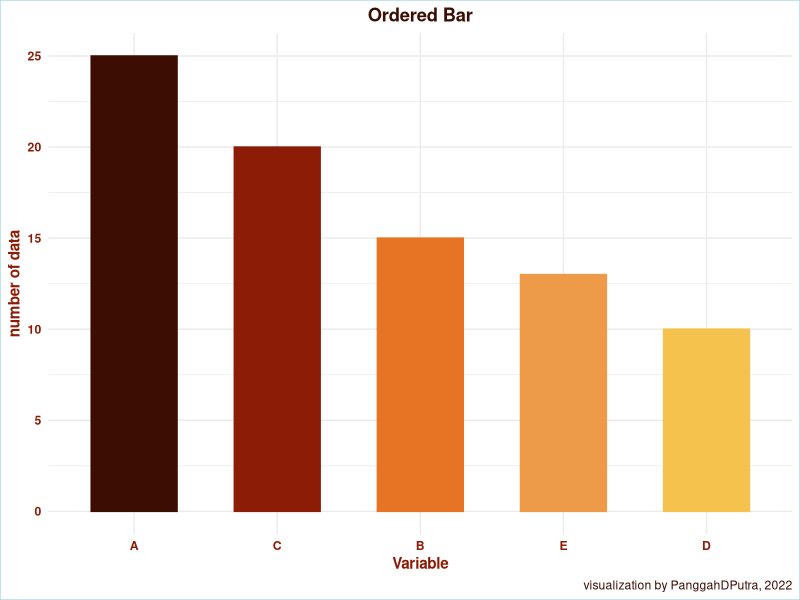
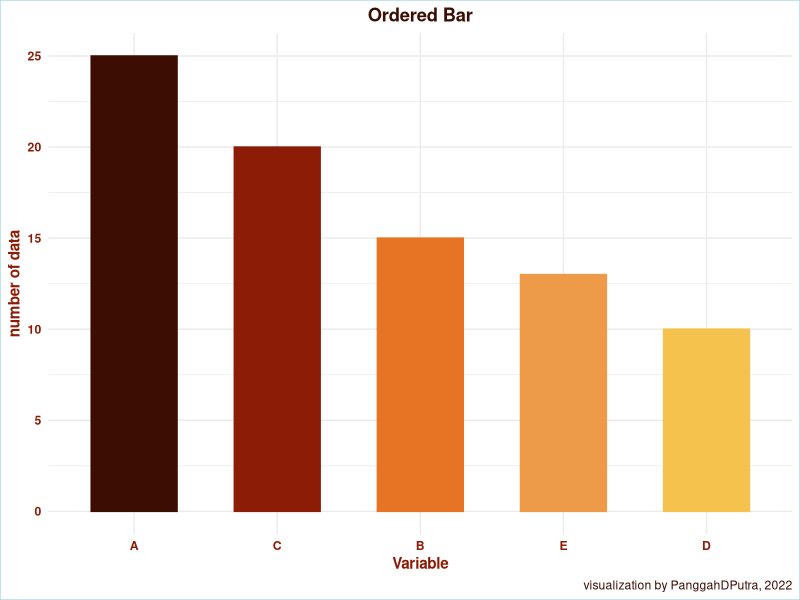
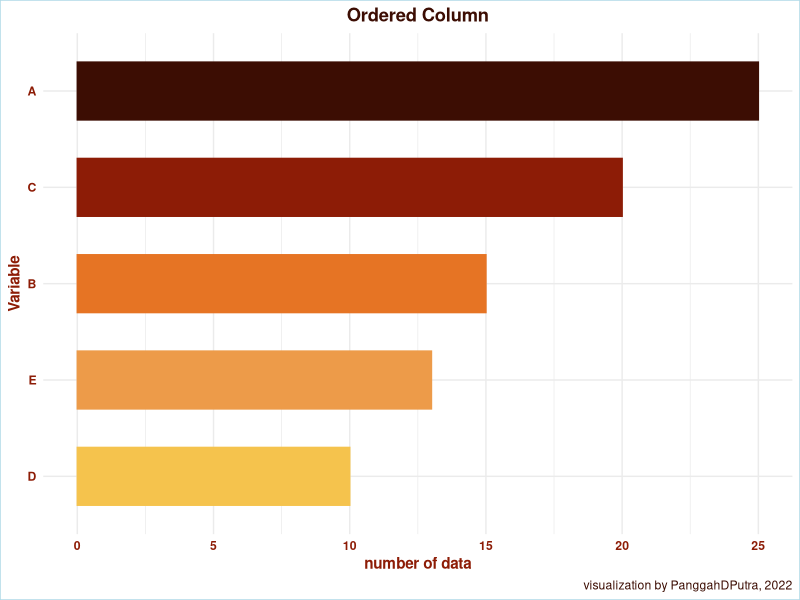
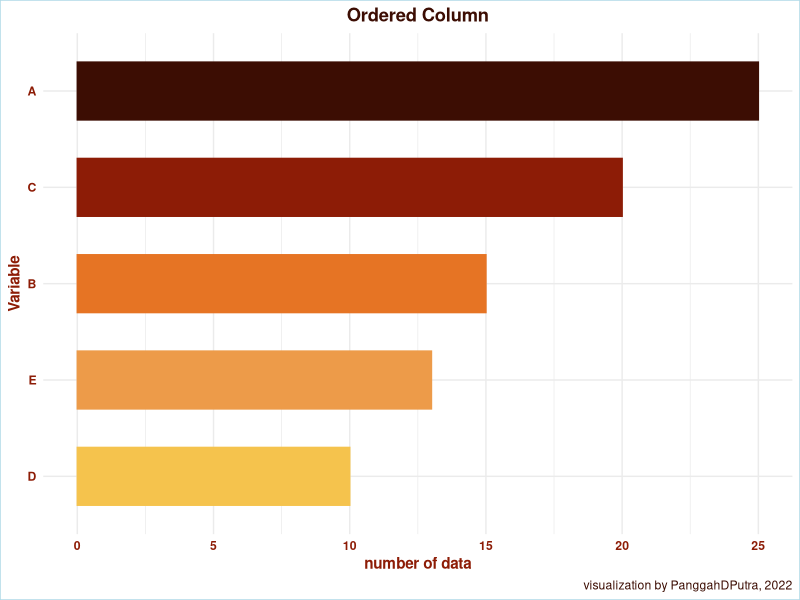
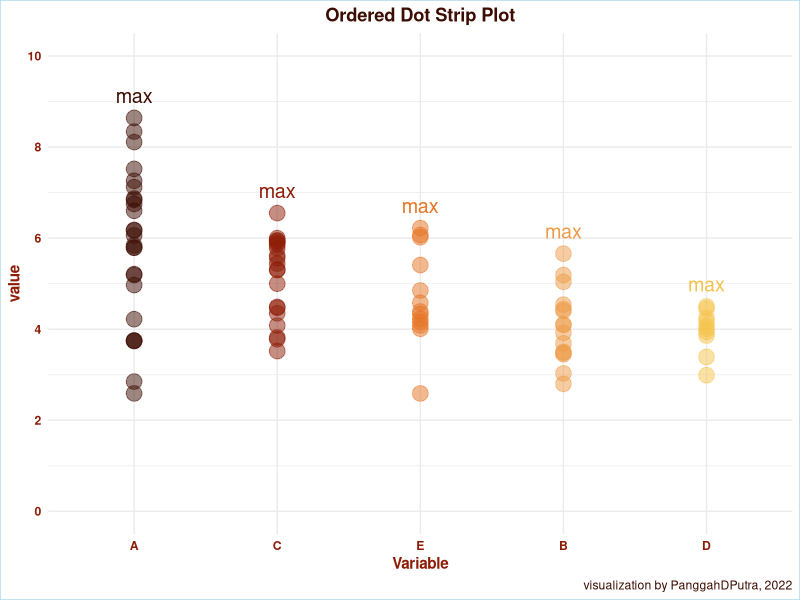
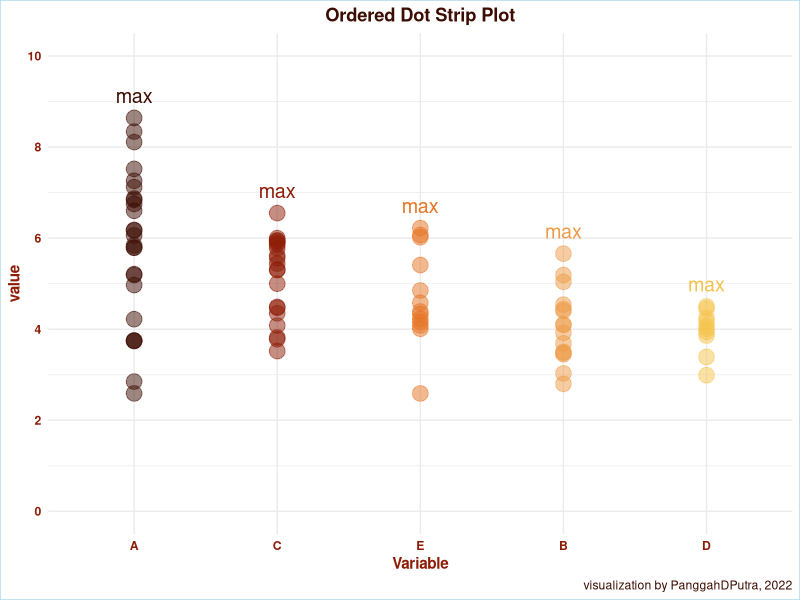

Write the R code that produced these figures, in order.
# load packages
library(tidyverse)

# dataset
set.seed(2000)
df1 = tibble(var = 'A', val = rnorm(n = 25, mean = 5.5, sd = 1.5))
df2 = tibble(var = 'B', val = rnorm(n = 15, mean = 4.5, sd = 1.0))
df3 = tibble(var = 'C', val = rnorm(n = 20, mean = 5.0, sd = 1.0))
df4 = tibble(var = 'D', val = rnorm(n = 10, mean = 4.0, sd = 0.5))
df5 = tibble(var = 'E', val = rnorm(n = 13, mean = 5.0, sd = 1.5))

main_df <- rbind(df1, df2, df3, df4, df5) %>%
  mutate(Variable = as_factor(var),
         value = round(val, 2)) %>%
  select(Variable, value)

# palette
palette_ranking <- c('#3c0d03',
                     '#8d1c06',
                     '#e67424',
                     '#ed9b49',
                     '#f5c34d')

#theme
theme_ranking <- theme_minimal() +
  theme(
    plot.title = element_text(color = '#3c0d03',
                              hjust = 0.5,
                              face = 'bold'),
    plot.subtitle = element_text(color = '#3c0d03',
                                 hjust = 0.5),
    plot.caption = element_text(color = '#3c0d03',
                                hjust = 1),
    axis.title = element_text(color = '#8d1c06',
                              face = 'bold'),
    axis.text = element_text(color = '#8d1c06',
                             face = 'bold'),
    panel.background = element_rect(fill = '#ffffff',
                                    color = NA),
    plot.background = element_rect(fill = '#ffffff',
                                   color = 'lightblue')
  )

# Ordered Bar
ordered_bar <- main_df %>%
  group_by(Variable) %>%
  summarise(number_of_data = n()) %>%
  ggplot(aes(x = reorder(Variable, -number_of_data),
             y = number_of_data,
             color = reorder(Variable, -number_of_data),
             fill = reorder(Variable, -number_of_data))) +
  geom_col(width = .6) +
  scale_color_manual(values = palette_ranking,
                     guide = 'none') +
  scale_fill_manual(values = palette_ranking,
                    guide = 'none') +
  theme_ranking +
  xlab('Variable') +
  ylab('number of data') +
  labs(title = 'Ordered Bar',
       caption = 'visualization by PanggahDPutra, 2022')

ggsave("1_ordered_bar.png", plot(ordered_bar), width = 7, height = 5, dpi = 300)

# Ordered Column
ordered_column <- main_df %>%
  group_by(Variable) %>%
  summarise(number_of_data = n()) %>%
  ggplot(aes(x = number_of_data,
             y = reorder(Variable, number_of_data),
             color = reorder(Variable, -number_of_data),
             fill = reorder(Variable, -number_of_data))) +
  geom_col(width = .6) +
  scale_color_manual(values = palette_ranking,
                     guide = 'none') +
  scale_fill_manual(values = palette_ranking,
                    guide = 'none') +
  theme_ranking +
  xlab('number of data') +
  ylab('Variable') +
  labs(title = 'Ordered Column',
       caption = 'visualization by PanggahDPutra, 2022')

ggsave("2_ordered_column.png", plot(ordered_column), width = 7, height = 5, dpi = 300)

# Ordered Dot Strip Plot
ordered_dot_strip_plot <- main_df %>%
  ggplot(aes(x = reorder(Variable, -value),
             y = value,
             color = reorder(Variable, -value),
             fill = reorder(Variable, -value))) +
  geom_point(alpha = .5, size = 5) +
  scale_color_manual(values = palette_ranking,
                     guide = 'none') +
  scale_fill_manual(values = palette_ranking,
                    guide = 'none') +
  scale_y_continuous(limits = c(0,10),
                     breaks = c(0,2,4,6,8,10)) +
  stat_summary(fun = 'max',
               geom = "text",
               label = "max",
               size = 5,
               vjust = -1) + 
  theme_ranking +
  xlab('Variable') +
  labs(title = 'Ordered Dot Strip Plot',
       caption = 'visualization by PanggahDPutra, 2022')

ggsave("3_ordered_dot_strip_plot.png", plot(ordered_dot_strip_plot), width = 7, height = 5, dpi = 300)
